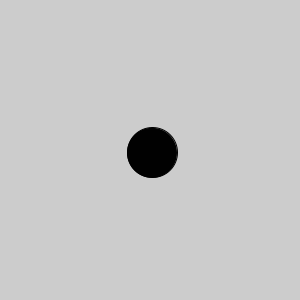
Frame 1 (no input)
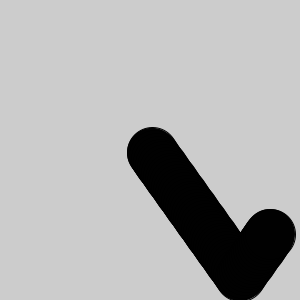
Frame 60 (the mouse pressed at the canvas centre just before this capture)
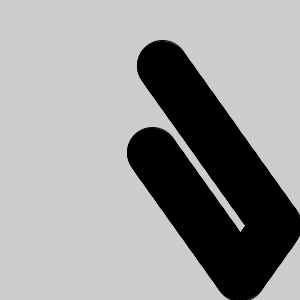
Frame 120 (the mouse held since frame 60 and released just before this capture)

The Processing sketch that drew these frames (run headless with seeded random() and noise(); from frame 60 on, the mouse is pressed at the canvas centre):

// Processing sketch: processing_79848
// ── processing_79848.pde

float posX;
float posY;
float z=1;
float m=1;
float t=2;
float v=2.8;
int c=1;
int count=1;

void setup()
{
  size(300,300);
  frameRate(30);
  posX=150;
  posY=150;
}
void draw()
{
  posX=posX+(t*z);
  posY=posY+(v*m);
  if (posX>width-25||posX<50){
    z=z*-1;
  }
  if (posY>height-25||posY<50){
    m=m*-1;
  }
  fill(c);
  ellipse(posX,posY,50,50);
}
void mouseDragged()
{
  posX=mouseX;
  posY=mouseY;
  z=1;
  m=m;
  t=t+.05;
  v=v+.05;
  c=c+1;
  if (c>255){
    c=c*-1;
  }
}
